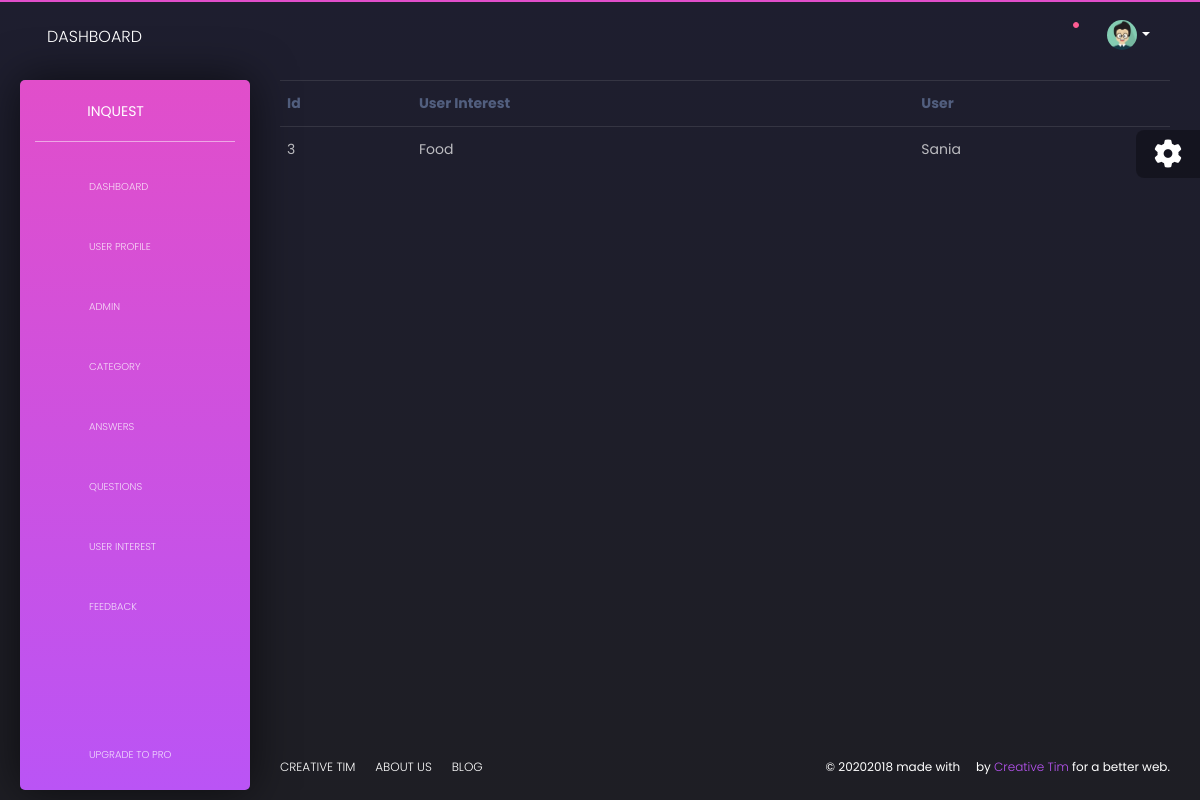
The page /admin/examples/ViewUserInterest.php on the database its author committed.
### tables this page shows
CREATE TABLE `userinterest` (
  `UI_Id` int(11) NOT NULL,
  `U_Id` int(250) DEFAULT NULL,
  `Cate_Id` int(250) DEFAULT NULL
);

CREATE TABLE `category` (
  `Cate_Id` int(11) NOT NULL,
  `Cate_Name` varchar(50) NOT NULL
);

CREATE TABLE `users` (
  `U_Id` int(11) NOT NULL,
  `U_Name` varchar(50) NOT NULL,
  `U_FName` varchar(50) NOT NULL,
  `U_UserName` varchar(50) NOT NULL,
  `U_Email` varchar(50) NOT NULL,
  `U_Gender` varchar(50) NOT NULL,
  `U_DOB` date NOT NULL,
  `U_Contact` int(11) NOT NULL,
  `U_Image` blob NOT NULL,
  `U_PostalCode` varchar(50) NOT NULL,
  `U_State` varchar(50) NOT NULL,
  `U_City` varchar(50) NOT NULL,
  `U_Country` varchar(50) NOT NULL,
  `U_Password` varchar(50) NOT NULL,
  `U_Status` varchar(250) NOT NULL
);

### admin/examples/ViewUserInterest.php (the view)
<?php
include 'nav.php';
include '../../Connection.php';
$query="select * from userinterest";
$result=mysqli_query($conn,$query);
?>
<div class="content">
    <table class="table table-hover">
        <tr>
            <th > Id</th>
            <th> User Interest</th>
            <th> User</th>
        </tr>
        <?php while($row=mysqli_fetch_array($result))
        {
        echo "<tr>";
          echo"<td>".$row['UI_Id']."</td>";
          $query1="select * from category where Cate_Id=".$row['Cate_Id'];
          $result1=mysqli_query($conn,$query1);
          $row1=mysqli_fetch_row($result1);
          echo"<td>".$row1[1]."</td>";
          $query2="select * from users where U_Id=".$row['U_Id'];
          $result2=mysqli_query($conn,$query2);
          $row2=mysqli_fetch_row($result2);
          echo"<td>".$row2[1]."</td>";
          echo "</tr>";
        }
        ?>
    </table>
    </div>
    <?php
include 'Footer.php';
?>

### rows shown on the page
userinterest: UI_Id "3", Cate_Id.Cate_Name "Food", U_Id.U_Name "Sania"
